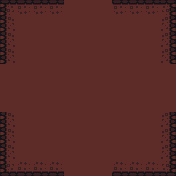

A level layout from a 2D game, rendered from its tile map. Below: a short description, then the map file with its tile-grid data intact:
An orthogonal 11x11 tile map with 16x16 px tiles, 2 tile layers (Floor, Wall) and 13 objects (Exit).

<map version="1.4" tiledversion="1.4.1" orientation="orthogonal" renderorder="left-up" compressionlevel="1" width="11" height="11" tilewidth="16" tileheight="16" infinite="0" nextlayerid="11" nextobjectid="30">
 <tileset firstgid="1" source="Dungeon Tileset.tsx" />
 <layer id="1" name="Floor" width="11" height="11">
  <properties>
   <property name="unity:layer" value="BackGround" />
  </properties>
  <data encoding="csv">
142,142,142,142,142,142,142,142,142,142,142,
142,142,142,142,142,142,142,142,142,142,142,
142,142,142,142,142,142,142,142,142,142,142,
142,142,142,142,142,142,142,142,142,142,142,
142,142,142,142,142,142,142,142,142,142,142,
142,142,142,142,142,142,142,142,142,142,142,
142,142,142,142,142,142,142,142,142,142,142,
142,142,142,142,142,142,142,142,142,142,142,
142,142,142,142,142,142,142,142,142,142,142,
142,142,142,142,142,142,142,142,142,142,142,
142,142,142,142,142,142,142,142,142,142,142
</data>
 </layer>
 <layer id="2" name="Wall" width="11" height="11">
  <properties>
   <property name="unity:layer" value="Wall" />
  </properties>
  <data encoding="csv">
114,115,115,115,0,0,0,115,115,115,116,
141,0,0,0,0,0,0,0,0,0,143,
141,0,0,0,0,0,0,0,0,0,143,
141,0,0,0,0,0,0,0,0,0,143,
0,0,0,0,0,0,0,0,0,0,0,
0,0,0,0,0,0,0,0,0,0,0,
0,0,0,0,0,0,0,0,0,0,0,
141,0,0,0,0,0,0,0,0,0,143,
141,0,0,0,0,0,0,0,0,0,143,
141,0,0,0,0,0,0,0,0,0,143,
168,169,169,169,0,0,0,169,169,169,170
</data>
 </layer>
 <group id="3" name="出入口">
  <objectgroup id="6" name="LeftChannelWall">
   <properties>
    <property name="unity:Tag" value="ChannelWall" />
    <property name="unity:layer" value="Wall" />
   </properties>
   <object id="16" gid="141" x="0" y="80" width="16" height="16" />
   <object id="17" gid="141" x="0" y="96" width="16" height="16" />
   <object id="19" gid="141" x="0" y="112" width="16" height="16" />
  </objectgroup>
  <objectgroup id="7" name="BottomChannelWall">
   <properties>
    <property name="unity:Tag" value="ChannelWall" />
    <property name="unity:layer" value="Wall" />
   </properties>
   <object id="13" gid="169" x="64" y="176" width="16" height="16" />
   <object id="14" gid="169" x="80" y="176" width="16" height="16" />
   <object id="15" gid="169" x="96" y="176" width="16" height="16" />
  </objectgroup>
  <objectgroup id="5" name="RightChannelWall">
   <properties>
    <property name="unity:Tag" value="ChannelWall" />
    <property name="unity:layer" value="Wall" />
   </properties>
   <object id="4" gid="143" x="160" y="80" width="16" height="16" />
   <object id="5" gid="143" x="160" y="96" width="16" height="16" />
   <object id="6" gid="143" x="160" y="112" width="16" height="16" />
  </objectgroup>
  <objectgroup id="4" name="TopChannelWall">
   <properties>
    <property name="unity:Tag" value="ChannelWall" />
    <property name="unity:layer" value="Wall" />
   </properties>
   <object id="1" gid="115" x="64" y="16" width="16" height="16" />
   <object id="2" gid="115" x="80" y="16" width="16" height="16" />
   <object id="3" gid="115" x="96" y="16" width="16" height="16" />
  </objectgroup>
 </group>
 <objectgroup id="8" name="地图出口">
  <properties>
   <property name="unity:layer" value="Item" />
  </properties>
  <object id="22" name="Exit" gid="247" x="80" y="96" width="16" height="16">
   <properties>
    <property name="ItemType" value="ExitPort" />
   </properties>
  </object>
 </objectgroup>
</map>
